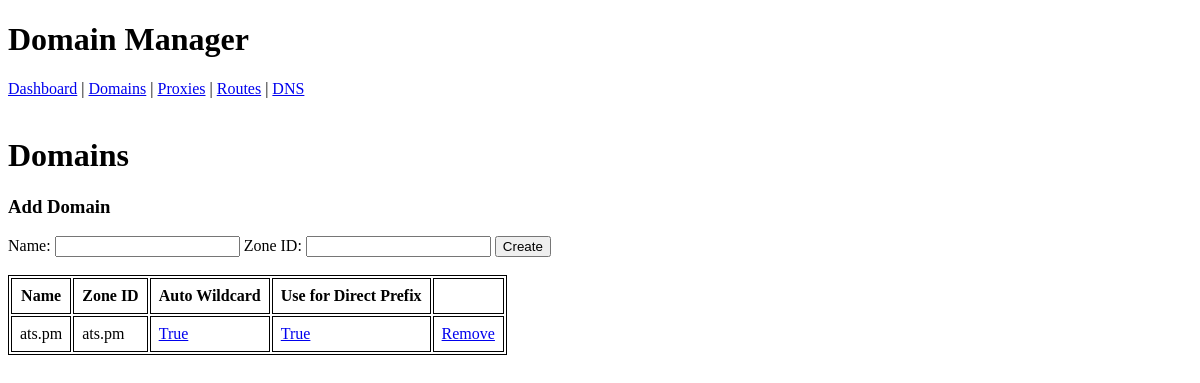
Page /domains on the committed database.
### app/persistence/models.py (models this page shows)
class Domain(Base):
    __tablename__ = "domains"
    id: Mapped[int] = mapped_column(primary_key=True)
    name: Mapped[str] = mapped_column(String(255), unique=True)
    zone_id: Mapped[str | None] = mapped_column(String(128))
    auto_wildcard: Mapped[bool] = mapped_column(Boolean, default=True)
    use_for_direct_prefix: Mapped[bool] = mapped_column(Boolean, default=False)

### app/web/views.py (the view)
@router.get("/domains", response_class=HTMLResponse)
def view_domains(request: Request, db: Session = Depends(get_db)):
    domains = repos.DomainRepo(db).list_all()
    return templates.TemplateResponse("domains.jinja2", {"request": request, "domains": domains})

### app/web/templates/domains.jinja2 (shortened to what this page needs)
{% extends "_layout.jinja2" %}
{% block content %}
<h1>Domains</h1>
<h3>Add Domain</h3>
<form method="post" action="/domains/create">
  <label>Name:</label> <input name="name" required />
  <label>Zone ID:</label> <input name="zone_id" required />
  <button type="submit">Create</button>
</form>
<br>
<table>
  <tr><th>Name</th><th>Zone ID</th><th>Auto Wildcard</th><th>Use for Direct Prefix</th><th></th></tr>
  {% for d in domains %}
  <tr>
    <td>{{ d.name }}</td>
    <td>{{ d.zone_id or "-" }}</td>
    <td><a href="/domains/edit/{{ d.id }}/toggle_auto_wildcard">{{ d.auto_wildcard }}</a></td>
    <td><a href="/domains/edit/{{ d.id }}/toggle_use_for_direct_prefix">{{ d.use_for_direct_prefix }}</a></td>
    <td><a href="/domains/edit/{{ d.id }}/delete">Remove</a></td>
  </tr>
  {% endfor %}
</table>
{% endblock %}

### app/web/static/styles.css (style rules this page uses)
table, th, td { border: 1px solid; }
td, th { padding: 0.5rem; }

### rows in the picture
Domain: name "ats.pm", zone "ats.pm", auto_wildcard "True", use_for_direct_prefix "True"
